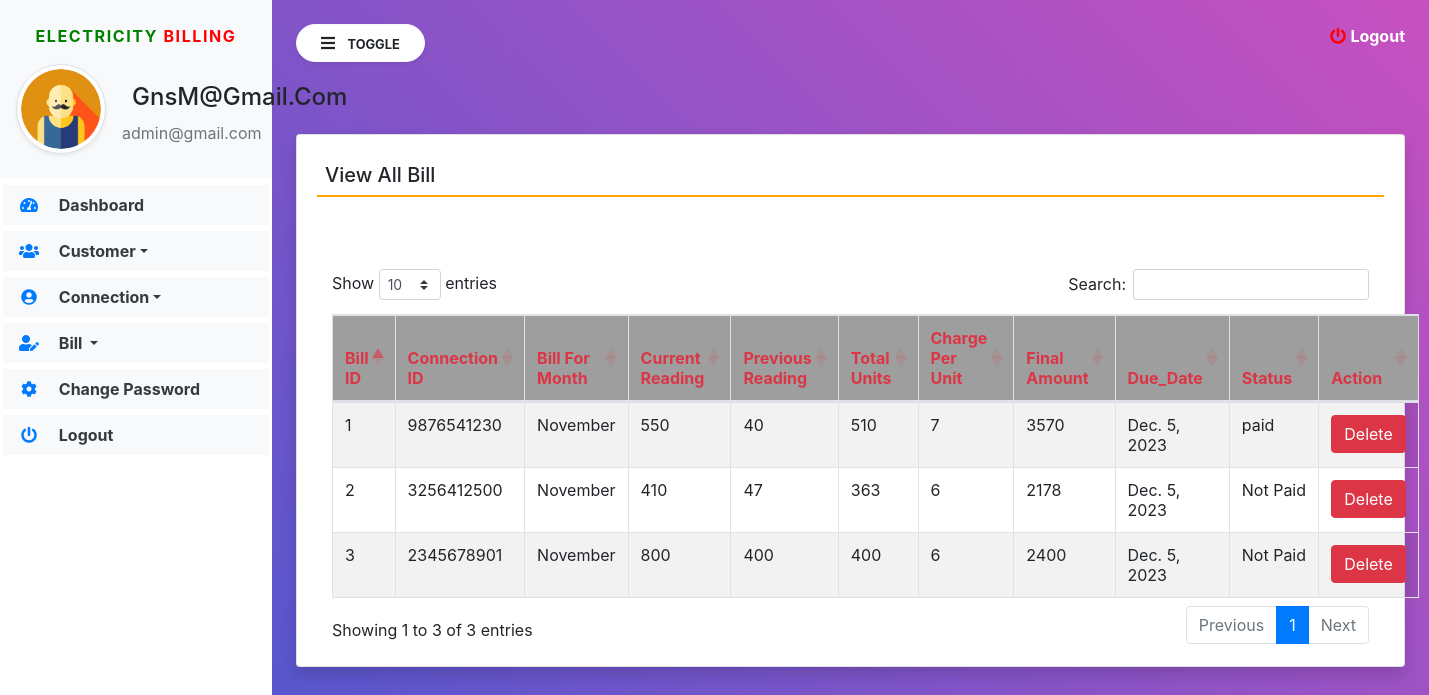
Page /view_Bill (signed in) on the earlier database version.
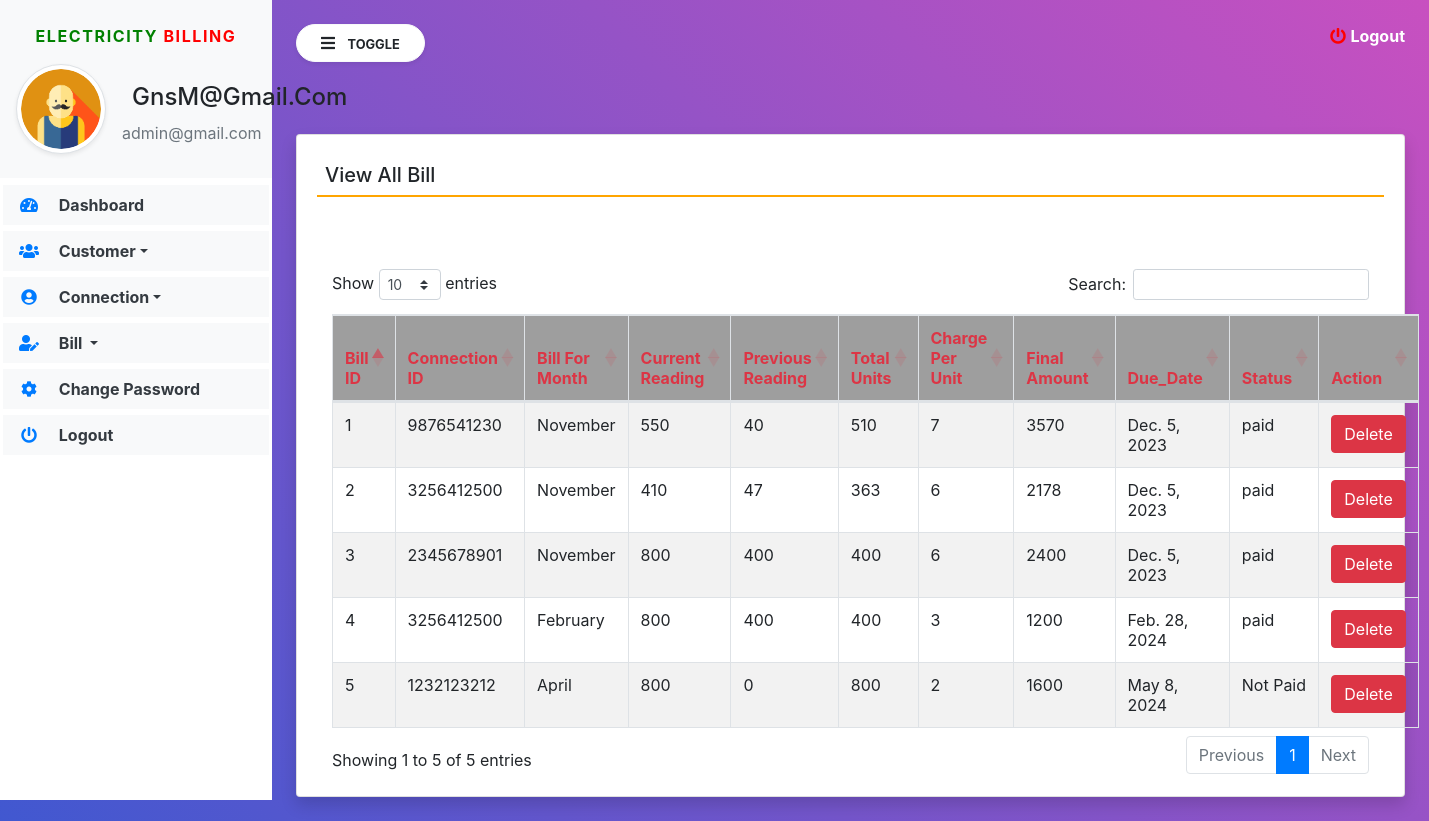
Same page on the later database version.
### electricity/models.py (models this page shows, shortened)
class Bill(models.Model):
    connection = models.ForeignKey(Connection,on_delete=models.CASCADE)
    billformonth = models.CharField(max_length=50, null=True)
    currentreading = models.CharField(max_length=50, null=True)
    previousreading = models.CharField(max_length=50, null=True)
    totalunit = models.CharField(max_length=100, null=True)
    chargeperunit = models.CharField(max_length=100, null=True)
    finalamount = models.CharField(max_length=100, null=True)
    duedate = models.DateField(null=True)
    status = models.CharField(max_length=20, null=True)

class Connection(models.Model):
    customer = models.ForeignKey(Customer,on_delete=models.CASCADE)
    connectionid = models.CharField(max_length=10, null=True)
    connectiontype = models.CharField(max_length=100, null=True)
    connectionstartdate = models.DateField(null=True)
    occupation = models.CharField(max_length=100, null=True)
    connectionload = models.CharField(max_length=100, null=True)
    plotno = models.CharField(max_length=50, null=True)
    city = models.CharField(max_length=100, null=True)
    pincode = models.CharField(max_length=10, null=True)
    address = models.CharField(max_length=200, null=True)
    state = models.CharField(max_length=100, null=True)
    description = models.CharField(max_length=250, null=True)

### electricity/views.py (the view)
# urls.py: path('view_Bill', view_Bill,name='view_Bill'),
def view_Bill(request):
    if not request.user.is_authenticated:
        return redirect('admin_login')
    bill = Bill.objects.all()
    return render(request,'view_Bill.html', locals())

### electricity/templates/view_Bill.html
{% extends 'navbar1.html' %}
{% load static %}
{% block body1 %}
<div class="card shadow mt-5">
    <div class="card-body">
		<h5 class="p-2" style="border-bottom: 2px solid orange">View All Bill</h5>
      <div class="container mt-5">
		<h1 class="text-success text-center"></h1>
		<br>
		<table id="example" class="table table-striped table-bordered" style="width:100%">
			<thead style="background-color: #9e9e9e">
				<tr>
					<th class="text-danger">Bill ID</th>
					<th class="text-danger">Connection ID</th>
					<th class="text-danger">Bill For Month</th>
					<th class="text-danger">Current Reading</th>
					<th class="text-danger">Previous Reading</th>
					<th class="text-danger">Total Units</th>
					<th class="text-danger">Charge Per Unit</th>
					<th class="text-danger">Final Amount</th>
					<th class="text-danger">Due_Date</th>
					<th class="text-danger">Status</th>
					<th class="text-danger">Action</th>
				</tr>
			</thead>
			<tbody>
              {% for i in bill %}
			  <tr>
				  <td>{{forloop.counter}}</td>
				  <td>{{i.connection.connectionid}}</td>
				  <td>{{i.billformonth}}</td>
				  <td>{{i.currentreading}}</td>
				  <td>{{i.previousreading}}</td>
				  <td>{{i.totalunit}}</td>
				  <td>{{i.chargeperunit}}</td>
				  <td>{{i.finalamount}}</td>
				  <td>{{i.duedate}}</td>
				  <td>{{i.status}}</td>
				  <td><a href="{% url 'delete_Bill' i.id %}" class="btn btn-danger" onclick="return confirm('Are you sure to delete this Connection Details ?')">Delete</a></td>
			  </tr>
			  {% endfor %}
			</tbody>
		</table>
	</div>
	</div>
</div>
{% endblock %}

### electricity/templates/navbar1.html (shortened to what this page needs)
{% load static %}
<html>
<head>
<link rel="stylesheet"
	href="https://maxcdn.bootstrapcdn.com/bootstrap/4.5.2/css/bootstrap.min.css">
<link rel="stylesheet"
	href="https://pro.fontawesome.com/releases/v5.10.0/css/all.css"
 />
<link rel="stylesheet"
	href="https://cdnjs.cloudflare.com/ajax/libs/twitter-bootstrap/4.5.2/css/bootstrap.css">
<link rel="stylesheet"
	href="https://cdn.datatables.net/1.11.3/css/dataTables.bootstrap4.min.css">
<link rel="stylesheet" href="{% static 'css/sidebar.css' %}">
</head>
<body>
	<div class="bg-white vertical-nav" id="sidebar">
		<div class="bg-light py-4 px-3 mb-1">
			<p class="text-center font-weight-bold text-uppercase px-3 sidebar-title"><span style="color:green">Electricity</span> <span style="color:red">Billing</span></p>
			<div class="media d-flex align-items-center">
				<img src="{% static 'images/user12.png' %}" width="90" height="90"
					class="mr-3 rounded-circle img-thumbnail shadow-sm">
				<div class="media-body">
					<h4 class="mb-0" style="text-transform: capitalize;">{{request.user.username}}</h4>
					<p class="text-muted mb-0">admin@gmail.com</p>
				</div>
			</div>
		</div>
		<ul class="nav flex-column bg-white">
			<li class="nav-item"><a href="{% url 'admin_home' %}"
				class="nav-link text-dark bg-light"> <i
					class="fas fa-tachometer-alt fa-fw mr-3 text-primary"></i>
					Dashboard
			</a></li>
			<li class="nav-item dropdown"><a href=""
				class="nav-link dropdown-toggle text-dark bg-light" id="navbardrop"
				data-toggle="dropdown"> <i
					class="fas fa-users fa-fw mr-3 text-primary"></i> Customer</a>
			</li>
			<li class="nav-item dropdown"><a href=""
				class="nav-link dropdown-toggle text-dark bg-light" id="navbardrop"
				data-toggle="dropdown">
				<i class="fas fa-user-circle fa-fw mr-3 text-primary"></i> Connection</a>
			</li>
			<li class="nav-item dropdown"><a href=""
				class="nav-link dropdown-toggle text-dark bg-light" id="navbardrop"
				data-toggle="dropdown"> <i
					class="fas fa-user-edit fa-fw mr-3 text-primary"></i> Bill
			</a>
				</li>
               <li class="nav-item"><a href="{% url 'change_password' %}"
				class="nav-link text-dark bg-light"> <i
					class="fas fa-cog fa-fw mr-3 text-primary"></i>
					Change Password
			</a></li>
			<li class="nav-item"><a href="{% url 'logout' %}"
				class="nav-link text-dark bg-light">
				<i class="fas fa-power-off fa-fw mr-3 text-primary"></i>
					Logout
			</a></li>
		</ul>
	</div>
	<div class="page-content p-4" id="content">
		<a data-toggle="modal" data-target="#exampleModalCenter" title="logout" class="text-white float-right"><i
			class="fas fa-power-off"></i> <b>Logout</b></a>
		<button id="sidebarCollapse" type="button"
			class="btn btn-light bg-white rounded-pill shadow-sm px-4 mb-4">
			<i class="fas fa-bars mr-2"></i> <small
				class="text-uppercase font-weight-bold">Toggle</small>
		</button>
		{% block body1 %}
		{% endblock %}
</div>
</body>
</html>

### electricity/static/css/sidebar.css (style rules this page uses)
.sidebar-title { letter-spacing: 0.1em; color: #aaa; }
body { background: linear-gradient(-135deg, #c850c0, #4158d0); min-height: 100vh; }
.vertical-nav { min-width: 17rem; width: 17rem; height: 100vh; position: fixed; top: 0; left: 0; transition:all 0.4s; }
.page-content { width: calc(100%-17rem); margin-left: 17rem; transition:all 0.4s; }
.nav-link { font-weight : bold; }
.fa-power-off { color: red; }

### electricity/templates/navbar1.html (style rules this page uses)
.nav-item { padding: 3px !important; }
h2, h4 { padding: 10px; }

Differences in the rows shown:
changed Bill (number 2 of 5 on the later page): status "Not Paid" → "paid"
changed Bill (number 3 of 5 on the later page): status "Not Paid" → "paid"
added Bill: connection.connectionid "3256412500", billformonth "February", currentreading "800", previousreading "400", totalunit "400", chargeperunit "3", finalamount "1200", duedate "Feb. 28, 2024", status "paid"
added Bill: connection.connectionid "1232123212", billformonth "April", currentreading "800", previousreading "0", totalunit "800", chargeperunit "2", finalamount "1600", duedate "May 8, 2024", status "Not Paid"
Other differences:
text written by a page script: "Show entries Search: Showing 1 to 3 of 3 entries Previous 1 Next" → "Show entries Search: Showing 1 to 5 of 5 entries Previous 1 Next"
